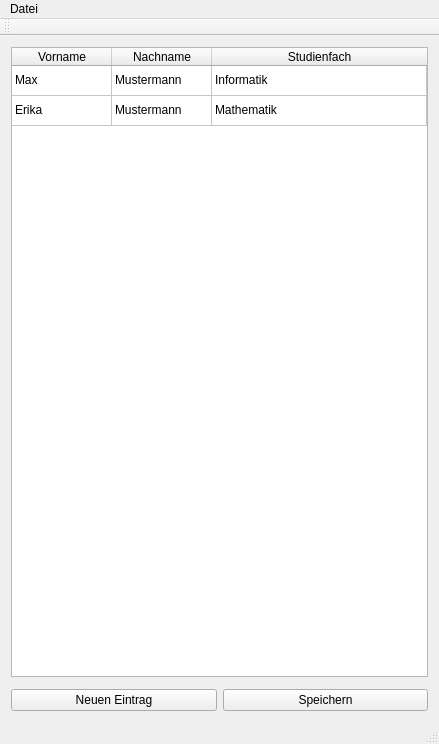
<?xml version="1.0" encoding="UTF-8"?>
<ui version="4.0">
 <class>MainWindow</class>
 <widget class="QMainWindow" name="MainWindow">
  <property name="geometry">
   <rect>
    <x>0</x>
    <y>0</y>
    <width>439</width>
    <height>744</height>
   </rect>
  </property>
  <property name="windowTitle">
   <string>Studentenverwaltung</string>
  </property>
  <widget class="QWidget" name="centralWidget">
   <layout class="QVBoxLayout" name="verticalLayout">
    <item>
     <widget class="QTableWidget" name="studentsTable">
      <attribute name="horizontalHeaderVisible">
       <bool>true</bool>
      </attribute>
      <attribute name="horizontalHeaderStretchLastSection">
       <bool>true</bool>
      </attribute>
      <attribute name="verticalHeaderVisible">
       <bool>false</bool>
      </attribute>
      <attribute name="verticalHeaderHighlightSections">
       <bool>true</bool>
      </attribute>
      <row>
       <property name="text">
        <string>0</string>
       </property>
      </row>
      <row>
       <property name="text">
        <string>1</string>
       </property>
      </row>
      <column>
       <property name="text">
        <string>Vorname</string>
       </property>
      </column>
      <column>
       <property name="text">
        <string>Nachname</string>
       </property>
      </column>
      <column>
       <property name="text">
        <string>Studienfach</string>
       </property>
      </column>
      <item row="0" column="0">
       <property name="text">
        <string>Max</string>
       </property>
      </item>
      <item row="0" column="1">
       <property name="text">
        <string>Mustermann</string>
       </property>
      </item>
      <item row="0" column="2">
       <property name="text">
        <string>Informatik</string>
       </property>
      </item>
      <item row="1" column="0">
       <property name="text">
        <string>Erika</string>
       </property>
      </item>
      <item row="1" column="1">
       <property name="text">
        <string>Mustermann</string>
       </property>
      </item>
      <item row="1" column="2">
       <property name="text">
        <string>Mathematik</string>
       </property>
      </item>
     </widget>
    </item>
    <item>
     <layout class="QHBoxLayout" name="horizontalLayout">
      <property name="spacing">
       <number>-1</number>
      </property>
      <property name="topMargin">
       <number>6</number>
      </property>
      <item>
       <widget class="QPushButton" name="newEntryButton">
        <property name="text">
         <string>Neuen Eintrag</string>
        </property>
       </widget>
      </item>
      <item>
       <widget class="QPushButton" name="saveButton">
        <property name="text">
         <string>Speichern</string>
        </property>
       </widget>
      </item>
     </layout>
    </item>
   </layout>
  </widget>
  <widget class="QMenuBar" name="menuBar">
   <property name="geometry">
    <rect>
     <x>0</x>
     <y>0</y>
     <width>439</width>
     <height>22</height>
    </rect>
   </property>
   <widget class="QMenu" name="menuDatei">
    <property name="title">
     <string>Datei</string>
    </property>
    <addaction name="actionSpeichern"/>
   </widget>
   <addaction name="menuDatei"/>
  </widget>
  <widget class="QToolBar" name="mainToolBar">
   <attribute name="toolBarArea">
    <enum>TopToolBarArea</enum>
   </attribute>
   <attribute name="toolBarBreak">
    <bool>false</bool>
   </attribute>
  </widget>
  <widget class="QStatusBar" name="statusBar"/>
  <action name="actionSpeichern">
   <property name="text">
    <string>Speichern</string>
   </property>
  </action>
 </widget>
 <layoutdefault spacing="6" margin="11"/>
 <resources/>
 <connections/>
</ui>
